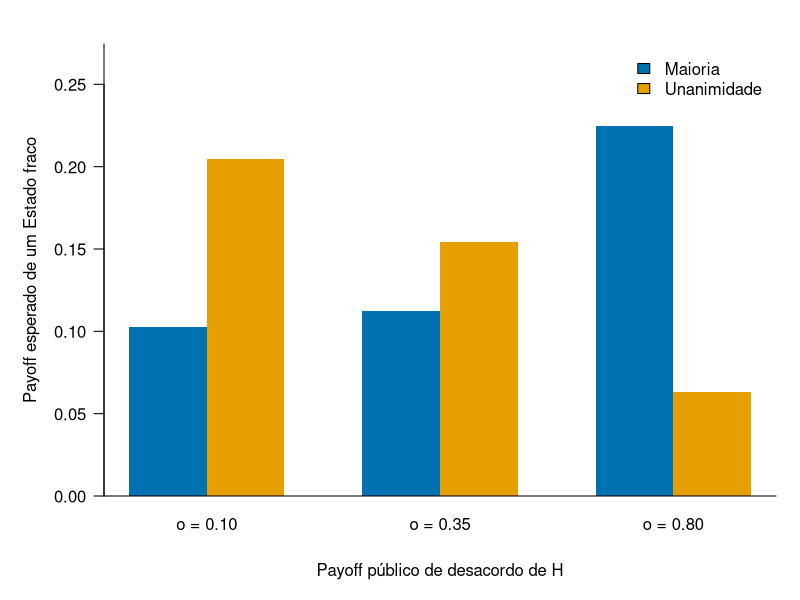

Reproduce this figure in R.
#!/usr/bin/env Rscript

# Exemplos numéricos para o relatório sobre benefícios dos Estados fracos.
# Toda a computação fica neste script; o RMarkdown apenas lê e apresenta
# os resultados versionados em CSV e PNG.

options(stringsAsFactors = FALSE)

dir.create("output/tables", recursive = TRUE, showWarnings = FALSE)
dir.create("output/figures", recursive = TRUE, showWarnings = FALSE)

tol <- 1e-12

add_expected <- function(rows) {
  rows$contribuicao <- rows$probabilidade * rows$payoff_condicional
  rows
}

summarise_roles <- function(rows) {
  keys <- unique(rows[c("exemplo", "regra", "tipo")])
  out <- vector("list", nrow(keys))
  for (i in seq_len(nrow(keys))) {
    keep <- rows$exemplo == keys$exemplo[i] &
      rows$regra == keys$regra[i] &
      rows$tipo == keys$tipo[i]
    out[[i]] <- data.frame(
      exemplo = keys$exemplo[i],
      regra = keys$regra[i],
      tipo = keys$tipo[i],
      payoff_esperado = sum(rows$contribuicao[keep]),
      soma_probabilidades = sum(rows$probabilidade[keep]),
      stringsAsFactors = FALSE
    )
  }
  do.call(rbind, out)
}

baseline_public_roles <- function(m, beta, o, label) {
  k <- floor((m + 1) / 2)
  w <- beta / m

  if (o <= 1 / m) {
    majority <- data.frame(
      exemplo = label,
      regra = "Maioria",
      tipo = sprintf("o = %.2f", o),
      papel = c("Proponente", "Incluído", "Excluído"),
      probabilidade = c(1 / m, (k - 1) / m, (m - k) / m),
      payoff_condicional = c(1 - beta * o - (k - 1) * w, w, 0),
      observacao = c(
        "Maioria inclui H",
        "Parceiro fraco na coalizão",
        "Fora da coalizão vencedora"
      )
    )
  } else {
    majority <- data.frame(
      exemplo = label,
      regra = "Maioria",
      tipo = sprintf("o = %.2f", o),
      papel = c("Proponente", "Incluído", "Excluído"),
      probabilidade = c(1 / m, k / m, (m - k - 1) / m),
      payoff_condicional = c(1 - k * w, w, 0),
      observacao = c(
        "Maioria exclui H",
        "Parceiro fraco na coalizão",
        "Fora da coalizão vencedora"
      )
    )
  }

  w_u <- beta * (1 - o) / m
  unanimity <- data.frame(
    exemplo = label,
    regra = "Unanimidade",
    tipo = sprintf("o = %.2f", o),
    papel = c("Proponente", "Incluído", "Excluído"),
    probabilidade = c(1 / m, (m - 1) / m, 0),
    payoff_condicional = c(1 - beta * o - (m - 1) * w_u, w_u, 0),
    observacao = c(
      "Proponente fraco compra H e todos os fracos",
      "Todo não proponente é incluído",
      "Não existe sob unanimidade"
    )
  )

  add_expected(rbind(majority, unanimity))
}

baseline_private_screening_roles <- function(m, beta, ell, h, p) {
  k <- floor((m + 1) / 2)
  w <- beta / m
  w_u <- beta * (1 - h) / m
  label <- sprintf("Privado: p = %.3f", p)

  majority_low <- data.frame(
    exemplo = label,
    regra = "Maioria - screening",
    tipo = "H baixo",
    papel = c("Proponente", "Incluído", "Excluído"),
    probabilidade = c(1 / m, (k - 1) / m, (m - k) / m),
    payoff_condicional = c(1 - (k - 1) * w - beta * ell, w, 0),
    observacao = c("Acordo imediato", "Parceiro pago", "Fora da coalizão")
  )

  majority_high <- data.frame(
    exemplo = label,
    regra = "Maioria - screening",
    tipo = "H alto",
    papel = "Continuação",
    probabilidade = 1,
    payoff_condicional = w,
    observacao = "A proposta falha; novo reconhecimento uniforme no Round 2"
  )

  unanimity_low <- data.frame(
    exemplo = label,
    regra = "Unanimidade - pooling",
    tipo = "H baixo",
    papel = c("Proponente", "Incluído", "Excluído"),
    probabilidade = c(1 / m, (m - 1) / m, 0),
    payoff_condicional = c(1 - beta + w_u, w_u, 0),
    observacao = c("Paga o limiar alto", "Todo não proponente é incluído", "Não existe")
  )

  unanimity_high <- unanimity_low
  unanimity_high$tipo <- "H alto"

  add_expected(rbind(majority_low, majority_high, unanimity_low, unanimity_high))
}

agenda_public_roles <- function(m, beta, o, label) {
  k <- floor((m + 1) / 2)
  e <- m - k
  cutoff <- 1 / beta - k / m
  r_u <- beta * (1 - beta * o) / m

  unanimity <- data.frame(
    exemplo = label,
    regra = "Unanimidade",
    tipo = sprintf("o = %.2f", o),
    papel = c("Incluído em A", "Excluído em A"),
    probabilidade = c(1, 0),
    payoff_condicional = c(r_u, 0),
    observacao = c("H compra todos os fracos", "Não existe sob unanimidade")
  )

  if (o <= 1 / m) {
    r_m <- beta * (1 - beta * o) / m
    majority <- data.frame(
      exemplo = label,
      regra = "Maioria",
      tipo = sprintf("o = %.2f", o),
      papel = c("Incluído em A", "Excluído em A"),
      probabilidade = c(k / m, e / m),
      payoff_condicional = c(r_m, 0),
      observacao = c("H compra k fracos", "Fora da coalizão de H")
    )
  } else if (o < cutoff) {
    r_m <- beta / m
    majority <- data.frame(
      exemplo = label,
      regra = "Maioria",
      tipo = sprintf("o = %.2f", o),
      papel = c("Incluído em A", "Excluído em A"),
      probabilidade = c(k / m, e / m),
      payoff_condicional = c(r_m, 0),
      observacao = c("H compra k fracos", "Fora da coalizão de H")
    )
  } else {
    w <- beta / m
    majority <- data.frame(
      exemplo = label,
      regra = "Maioria",
      tipo = sprintf("o = %.2f", o),
      papel = c("Proponente na continuação", "Incluído na continuação", "Fora na continuação"),
      probabilidade = c(1 / m, k / m, (m - k - 1) / m),
      payoff_condicional = beta * c(1 - k * w, w, 0),
      observacao = c(
        "H induz atraso; payoff trazido para a data A",
        "H induz atraso; payoff trazido para a data A",
        "H induz atraso; payoff zero"
      )
    )
  }

  add_expected(rbind(majority, unanimity))
}

agenda_private_canonical_roles <- function(m, beta, ell, h) {
  k <- floor((m + 1) / 2)
  a <- beta * (1 - beta * ell) / m
  b <- beta * (1 - beta * h) / m
  r_e <- beta / m
  r_p <- beta * (1 - beta * h) / m

  rows <- rbind(
    data.frame(
      exemplo = "Agenda privada: propostas canônicas",
      regra = "Maioria - continuação E",
      tipo = "Passagem",
      papel = c("Incluído", "Excluído"),
      probabilidade = c(k / m, (m - k) / m),
      payoff_condicional = c(r_e, 0),
      observacao = c("Preço r_chi = beta/m", "Fora da coalizão de H")
    ),
    data.frame(
      exemplo = "Agenda privada: propostas canônicas",
      regra = "Maioria - continuação P",
      tipo = "Passagem",
      papel = c("Incluído", "Excluído"),
      probabilidade = c(k / m, (m - k) / m),
      payoff_condicional = c(r_p, 0),
      observacao = c("Preço r_chi = beta(1-beta h)/m", "Fora da coalizão de H")
    ),
    data.frame(
      exemplo = "Agenda privada: propostas canônicas",
      regra = "Unanimidade - posterior zero",
      tipo = "Passagem",
      papel = "Incluído",
      probabilidade = 1,
      payoff_condicional = a,
      observacao = "Representante canônico simétrico"
    ),
    data.frame(
      exemplo = "Agenda privada: propostas canônicas",
      regra = "Unanimidade - posterior alto",
      tipo = "Passagem",
      papel = "Incluído",
      probabilidade = 1,
      payoff_condicional = b,
      observacao = "Representante canônico simétrico"
    )
  )

  add_expected(rows)
}

# Parâmetros e exemplos ------------------------------------------------------

m_main <- 4
beta_main <- 0.90
ell_main <- 0.10
h_main <- 0.35
k_main <- floor((m_main + 1) / 2)

public_low <- baseline_public_roles(m_main, beta_main, ell_main, "Benchmark público: H barato")
public_high <- baseline_public_roles(m_main, beta_main, h_main, "Benchmark público: H caro")

m_screen <- 4
beta_screen <- 0.75
ell_screen <- 0.05
h_screen <- 0.15
p_screen <- 0.115
p_star_screen <- (h_screen - ell_screen) / (1 - ell_screen)
p_sp_screen <- beta_screen * (h_screen - ell_screen) /
  (1 - beta_screen * ell_screen - beta_screen * floor((m_screen + 1) / 2) / m_screen)
stopifnot(p_screen > p_star_screen, p_screen < p_sp_screen)

private_screen <- baseline_private_screening_roles(
  m_screen, beta_screen, ell_screen, h_screen, p_screen
)

agenda_public <- do.call(
  rbind,
  list(
    agenda_public_roles(m_main, beta_main, 0.10, "Agenda pública: H barato"),
    agenda_public_roles(m_main, beta_main, 0.35, "Agenda pública: H intermediário"),
    agenda_public_roles(m_main, beta_main, 0.80, "Agenda pública: H caro e atraso")
  )
)

agenda_private <- agenda_private_canonical_roles(
  m_main, beta_main, ell_main, h_main
)

role_rows <- rbind(public_low, public_high, private_screen, agenda_public, agenda_private)
summary_rows <- summarise_roles(role_rows)

# Checks analíticos e lógicos -----------------------------------------------

stopifnot(all(role_rows$probabilidade >= -tol))
stopifnot(all(role_rows$probabilidade <= 1 + tol))
stopifnot(all(role_rows$payoff_condicional >= -tol))
stopifnot(all(abs(summary_rows$soma_probabilidades - 1) < tol))

pub_low_sum <- subset(summary_rows, exemplo == "Benchmark público: H barato")
stopifnot(nrow(pub_low_sum) == 2)
stopifnot(abs(diff(pub_low_sum$payoff_esperado)) < tol)

pub_high_m <- subset(
  summary_rows,
  exemplo == "Benchmark público: H caro" & regra == "Maioria"
)$payoff_esperado
pub_high_u <- subset(
  summary_rows,
  exemplo == "Benchmark público: H caro" & regra == "Unanimidade"
)$payoff_esperado
stopifnot(abs(pub_high_m - 1 / m_main) < tol)
stopifnot(abs(pub_high_u - (1 - beta_main * h_main) / m_main) < tol)

screen_m_low <- subset(
  summary_rows,
  exemplo == sprintf("Privado: p = %.3f", p_screen) &
    regra == "Maioria - screening" & tipo == "H baixo"
)$payoff_esperado
screen_m_high <- subset(
  summary_rows,
  exemplo == sprintf("Privado: p = %.3f", p_screen) &
    regra == "Maioria - screening" & tipo == "H alto"
)$payoff_esperado
screen_u_low <- subset(
  summary_rows,
  exemplo == sprintf("Privado: p = %.3f", p_screen) &
    regra == "Unanimidade - pooling" & tipo == "H baixo"
)$payoff_esperado
screen_u_high <- subset(
  summary_rows,
  exemplo == sprintf("Privado: p = %.3f", p_screen) &
    regra == "Unanimidade - pooling" & tipo == "H alto"
)$payoff_esperado
stopifnot(abs((screen_u_low - screen_m_low) + beta_screen * (h_screen - ell_screen) / m_screen) < tol)
stopifnot(abs((screen_u_high - screen_m_high) -
  (1 - beta_screen * (1 + h_screen)) / m_screen) < tol)

write.csv(
  role_rows,
  "output/tables/beneficios_estados_fracos_papeis.csv",
  row.names = FALSE,
  fileEncoding = "UTF-8"
)
write.csv(
  summary_rows,
  "output/tables/beneficios_estados_fracos_resumos.csv",
  row.names = FALSE,
  fileEncoding = "UTF-8"
)

parameters <- data.frame(
  conjunto = c("principal", "screening"),
  m = c(m_main, m_screen),
  k = c(k_main, floor((m_screen + 1) / 2)),
  beta = c(beta_main, beta_screen),
  ell = c(ell_main, ell_screen),
  h = c(h_main, h_screen),
  p = c(NA_real_, p_screen),
  p_star = c((h_main - ell_main) / (1 - ell_main), p_star_screen),
  p_screen_pool = c(NA_real_, p_sp_screen)
)
write.csv(
  parameters,
  "output/tables/beneficios_estados_fracos_parametros.csv",
  row.names = FALSE,
  fileEncoding = "UTF-8"
)

# Figura: payoff esperado de um fraco na extensão pública ------------------

agenda_summary <- subset(
  summary_rows,
  grepl("^Agenda pública", exemplo)
)
agenda_summary$o <- rep(c(0.10, 0.35, 0.80), each = 2)
agenda_matrix <- tapply(
  agenda_summary$payoff_esperado,
  list(sprintf("o = %.2f", agenda_summary$o), agenda_summary$regra),
  identity
)

png(
  "output/figures/beneficios_estados_fracos_agenda_publica.png",
  width = 1800,
  height = 1050,
  res = 180
)
op <- par(
  mar = c(5.2, 5.2, 2.2, 1.2),
  mgp = c(3.2, 0.9, 0),
  las = 1,
  family = "sans"
)
barplot(
  t(agenda_matrix),
  beside = TRUE,
  col = c("#0072B2", "#E69F00"),
  border = NA,
  ylim = c(0, max(agenda_matrix) * 1.22),
  ylab = "Payoff esperado de um Estado fraco",
  xlab = "Payoff público de desacordo de H",
  legend.text = colnames(agenda_matrix),
  args.legend = list(x = "topright", bty = "n", inset = 0.01)
)
box(bty = "l")
par(op)
dev.off()

cat(sprintf(
  paste0(
    "CHECKS_OK rows=%d summaries=%d p_star=%.6f p_SP=%.6f ",
    "public_high_gap=%.6f private_high_screen_gap=%.6f\n"
  ),
  nrow(role_rows),
  nrow(summary_rows),
  p_star_screen,
  p_sp_screen,
  pub_high_u - pub_high_m,
  screen_u_high - screen_m_high
))
